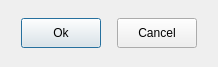
<?xml version="1.0" encoding="UTF-8"?>
<ui version="4.0">
 <class>QRenameDialog</class>
 <widget class="QDialog" name="QRenameDialog">
  <property name="geometry">
   <rect>
    <x>0</x>
    <y>0</y>
    <width>218</width>
    <height>67</height>
   </rect>
  </property>
  <property name="windowTitle">
   <string>Rename</string>
  </property>
  <layout class="QVBoxLayout" name="verticalLayout">
   <item>
    <spacer name="verticalSpacer_2">
     <property name="orientation">
      <enum>Qt::Vertical</enum>
     </property>
     <property name="sizeHint" stdset="0">
      <size>
       <width>20</width>
       <height>40</height>
      </size>
     </property>
    </spacer>
   </item>
   <item>
    <layout class="QHBoxLayout" name="horizontalLayout">
     <item>
      <widget class="QPushButton" name="okbtn">
       <property name="minimumSize">
        <size>
         <width>80</width>
         <height>30</height>
        </size>
       </property>
       <property name="maximumSize">
        <size>
         <width>80</width>
         <height>30</height>
        </size>
       </property>
       <property name="text">
        <string>Ok</string>
       </property>
      </widget>
     </item>
     <item>
      <widget class="QPushButton" name="cancelbtn">
       <property name="minimumSize">
        <size>
         <width>80</width>
         <height>30</height>
        </size>
       </property>
       <property name="maximumSize">
        <size>
         <width>80</width>
         <height>30</height>
        </size>
       </property>
       <property name="text">
        <string>Cancel</string>
       </property>
      </widget>
     </item>
    </layout>
   </item>
   <item>
    <spacer name="verticalSpacer">
     <property name="orientation">
      <enum>Qt::Vertical</enum>
     </property>
     <property name="sizeHint" stdset="0">
      <size>
       <width>20</width>
       <height>40</height>
      </size>
     </property>
    </spacer>
   </item>
  </layout>
 </widget>
 <resources/>
 <connections/>
</ui>
